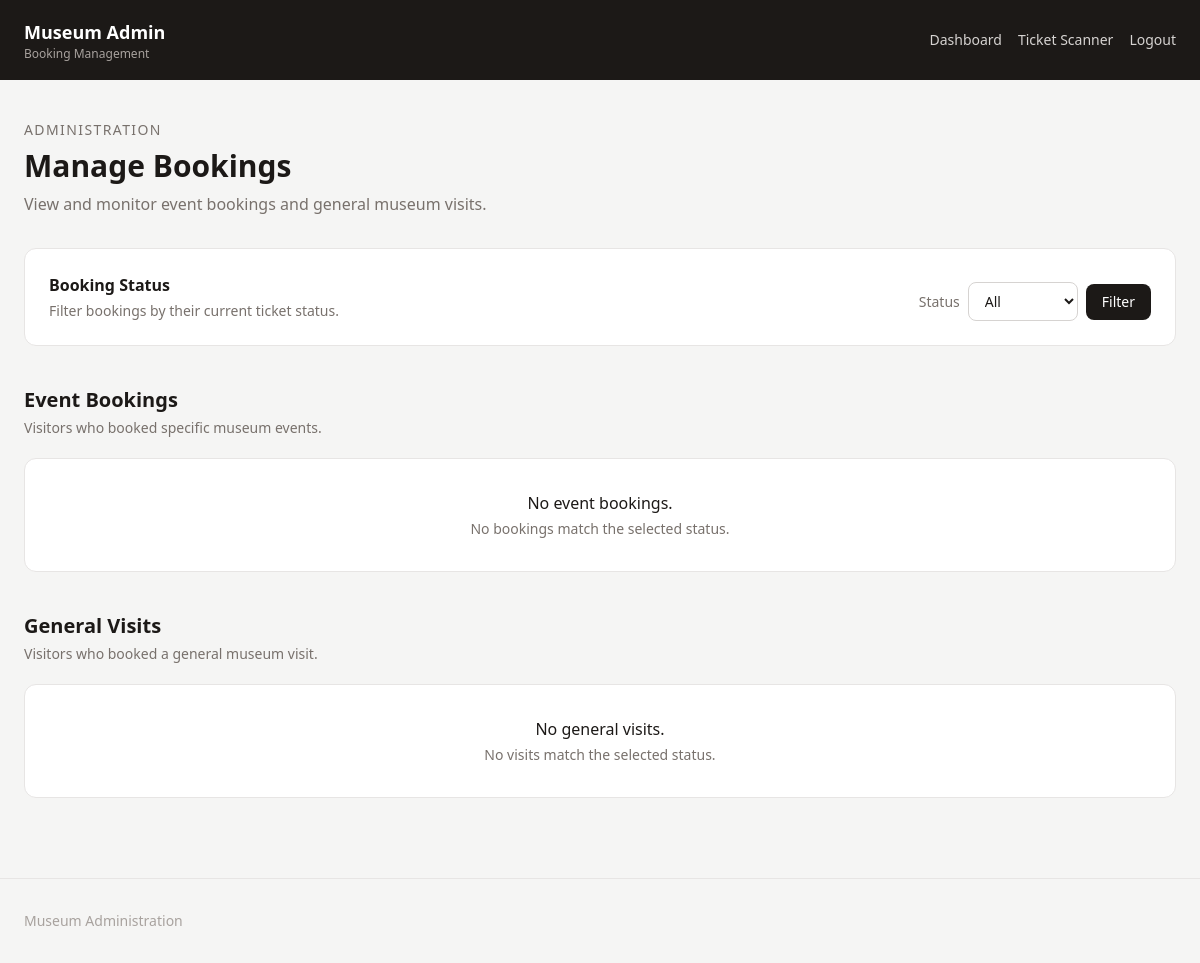
The app's page /admin-dashboard/bookings/ (signed in), older data.
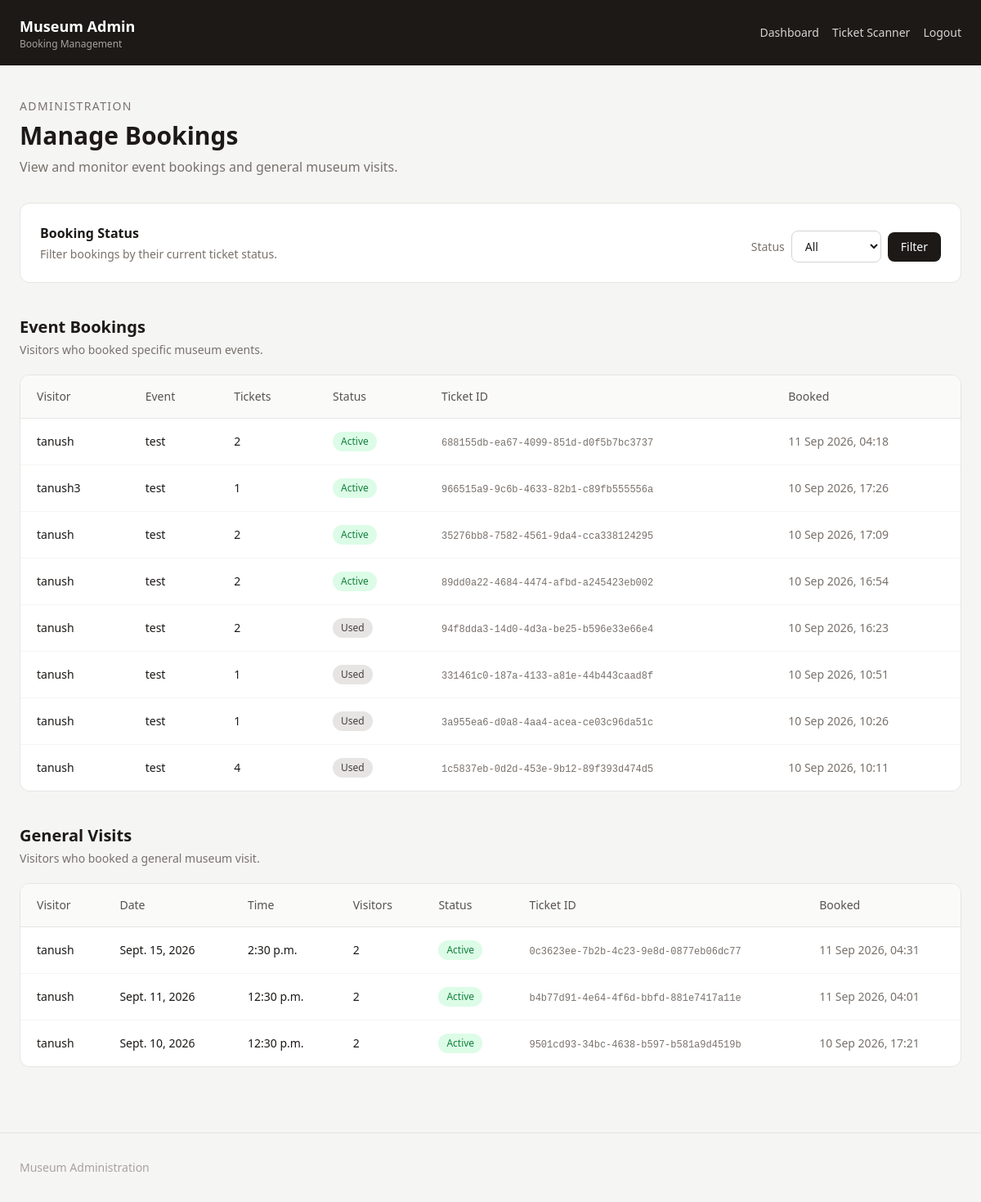
The same page, newer data.
### homepage/models.py (models this page shows, shortened)
class Booking(models.Model):
    STATUS_CHOICES = [
        ("active", "Active"),
        ("cancelled", "Cancelled"),
        ("used", "Used"),
    ]
    event = models.ForeignKey(
        Event,
        on_delete=models.CASCADE,
        related_name="bookings"
    )
    user = models.ForeignKey(
        settings.AUTH_USER_MODEL,
        on_delete=models.CASCADE,
        related_name="bookings"
    )
    ticket_id = models.UUIDField(
        default=uuid.uuid4,
        unique=True,
        editable=False
    )
    number_of_tickets = models.PositiveIntegerField(default=1)
    status = models.CharField(
        max_length=20,
        choices=STATUS_CHOICES,
        default="active"
    )
    booked_at = models.DateTimeField(auto_now_add=True)

class Event(models.Model):
    EVENT_TYPE_CHOICES = [
        ("Tour", "Tour"),
        ("Workshop", "Workshop"),
        ("Talk", "Talk"),
        ("Lecture", "Lecture"),
        ("Family", "Family"),
        ("Other", "Other"),
    ]
    title = models.CharField(max_length=200)
    event_type = models.CharField(
        max_length=50,
        choices=EVENT_TYPE_CHOICES,
        default="Other"
    )
    description = models.TextField()
    image = models.URLField(blank=True)
    date = models.DateField()
    time = models.TimeField()
    location = models.CharField(max_length=200)
    capacity = models.PositiveIntegerField(
        null=True,
        blank=True
    )
    is_active = models.BooleanField(default=True)
    created_at = models.DateTimeField(auto_now_add=True)
    updated_at = models.DateTimeField(auto_now=True)
    class Meta:
        ordering = ["date", "time"]

class Visit(models.Model):
    STATUS_CHOICES = [
        ("active", "Active"),
        ("cancelled", "Cancelled"),
        ("used", "Used"),
    ]
    user = models.ForeignKey(
        settings.AUTH_USER_MODEL,
        on_delete=models.CASCADE,
        related_name="visits"
    )
    ticket_id = models.UUIDField(
        default=uuid.uuid4,
        unique=True,
        editable=False
    )
    date = models.DateField()
    time = models.TimeField()
    number_of_visitors = models.PositiveIntegerField(default=1)
    status = models.CharField(
        max_length=20,
        choices=STATUS_CHOICES,
        default="active"
    )
    booked_at = models.DateTimeField(auto_now_add=True)
    class Meta:
        ordering = ["-booked_at"]

### accounts/models.py (models this page shows)
class User(AbstractUser):
    pass

### homepage/views.py (the view)
@login_required
@user_passes_test(is_staff)
def manage_bookings(request):
    status = request.GET.get("status", "all")
    event_bookings = Booking.objects.select_related(
        "user",
        "event"
    ).order_by("-booked_at")
    visits = Visit.objects.select_related(
        "user"
    ).order_by("-booked_at")
    if status in ["active", "cancelled", "used"]:
        event_bookings = event_bookings.filter(status=status)
        visits = visits.filter(status=status)
    return render(
        request,
        "manage_bookings.html",
        {
            "event_bookings": event_bookings,
            "visits": visits,
            "current_status": status,
        }
    )

### homepage/views.py (called while the page is built)
def is_staff(user):
    return user.is_authenticated and user.is_staff

### homepage/templates/manage_bookings.html (shortened to what the changed rows need)
<!DOCTYPE html>
<html lang="en">
<head>
    <script src="https://cdn.tailwindcss.com"></script>
</head>
<body class="bg-stone-100 text-stone-900">
<header class="bg-stone-900 text-white">
    <div class="max-w-7xl mx-auto px-4 sm:px-6">
        <div class="min-h-20 py-4 flex items-center justify-between gap-4">
            <div class="min-w-0">
                <h1 class="font-semibold text-base sm:text-lg truncate">
                    Museum Admin
                </h1>
            </div>
        </div>
    </div>
</header>
<main class="max-w-7xl mx-auto px-4 sm:px-6 py-8 sm:py-10">
    <div class="mb-8">
        <h2 class="text-3xl font-semibold mt-2">
            Manage Bookings
        </h2>
    </div>
    <section class="mb-10">
        <div class="bg-white border border-stone-200
                    rounded-xl overflow-hidden">
            {% if event_bookings %}
                <div class="hidden md:block overflow-x-auto">
                    <table class="w-full text-sm">
                        <thead class="bg-stone-50 border-b border-stone-200">
                            <tr>
                                <th class="text-left px-5 py-4 font-medium text-stone-600">
                                    Visitor
                                </th>
                                <th class="text-left px-5 py-4 font-medium text-stone-600">
                                    Event
                                </th>
                                <th class="text-left px-5 py-4 font-medium text-stone-600">
                                    Tickets
                                </th>
                                <th class="text-left px-5 py-4 font-medium text-stone-600">
                                    Status
                                </th>
                                <th class="text-left px-5 py-4 font-medium text-stone-600">
                                    Ticket ID
                                </th>
                                <th class="text-left px-5 py-4 font-medium text-stone-600">
                                    Booked
                                </th>
                            </tr>
                        </thead>
                        <tbody>
                            {% for booking in event_bookings %}
                                <tr class="border-b border-stone-100
                                           last:border-b-0
                                           hover:bg-stone-50">
                                    <td class="px-5 py-4">
                                        {{ booking.user }}
                                    </td>
                                    <td class="px-5 py-4 font-medium">
                                        {{ booking.event.title }}
                                    </td>
                                    <td class="px-5 py-4">
                                        {{ booking.number_of_tickets }}
                                    </td>
                                    <td class="px-5 py-4">
                                        {% if booking.status == "active" %}
                                            <span class="inline-flex
                                                         px-2.5 py-1
                                                         rounded-full
                                                         text-xs font-medium
                                                         bg-green-100
                                                         text-green-700">
                                                Active
                                            </span>
                                        {% else %}
                                            <span class="inline-flex
                                                         px-2.5 py-1
                                                         rounded-full
                                                         text-xs font-medium
                                                         bg-stone-200
                                                         text-stone-700">
                                                Used
                                            </span>
                                        {% endif %}
                                    </td>
                                    <td class="px-5 py-4">
                                        <span class="font-mono text-xs
                                                     text-stone-500
                                                     break-all">
                                            {{ booking.ticket_id }}
                                        </span>
                                    </td>
                                    <td class="px-5 py-4 text-stone-500">
                                        {{ booking.booked_at|date:"d M Y, H:i" }}
                                    </td>
                                </tr>
                            {% endfor %}
                        </tbody>
                    </table>
                </div>
            {% else %}
                <div class="p-8 text-center">
                    <p class="font-medium">
                        No event bookings.
                    </p>
                    <p class="text-sm text-stone-500 mt-1">
                        No bookings match the selected status.
                    </p>
                </div>
            {% endif %}
        </div>
    </section>
    <section>
        <div class="bg-white border border-stone-200
                    rounded-xl overflow-hidden">
            {% if visits %}
                <div class="hidden md:block overflow-x-auto">
                    <table class="w-full text-sm">
                        <thead class="bg-stone-50 border-b border-stone-200">
                            <tr>
                                <th class="text-left px-5 py-4 font-medium text-stone-600">
                                    Visitor
                                </th>
                                <th class="text-left px-5 py-4 font-medium text-stone-600">
                                    Date
                                </th>
                                <th class="text-left px-5 py-4 font-medium text-stone-600">
                                    Time
                                </th>
                                <th class="text-left px-5 py-4 font-medium text-stone-600">
                                    Visitors
                                </th>
                                <th class="text-left px-5 py-4 font-medium text-stone-600">
                                    Status
                                </th>
                                <th class="text-left px-5 py-4 font-medium text-stone-600">
                                    Ticket ID
                                </th>
                                <th class="text-left px-5 py-4 font-medium text-stone-600">
                                    Booked
                                </th>
                            </tr>
                        </thead>
                        <tbody>
                            {% for visit in visits %}
                                <tr class="border-b border-stone-100
                                           last:border-b-0
                                           hover:bg-stone-50">
                                    <td class="px-5 py-4">
                                        {{ visit.user }}
                                    </td>
                                    <td class="px-5 py-4">
                                        {{ visit.date }}
                                    </td>
                                    <td class="px-5 py-4">
                                        {{ visit.time }}
                                    </td>
                                    <td class="px-5 py-4">
                                        {{ visit.number_of_visitors }}
                                    </td>
                                    <td class="px-5 py-4">
                                        {% if visit.status == "active" %}
                                            <span class="inline-flex
                                                         px-2.5 py-1
                                                         rounded-full
                                                         text-xs font-medium
                                                         bg-green-100
                                                         text-green-700">
                                                Active
                                            </span>
                                        {% endif %}
                                    </td>
                                    <td class="px-5 py-4">
                                        <span class="font-mono text-xs
                                                     text-stone-500
                                                     break-all">
                                            {{ visit.ticket_id }}
                                        </span>
                                    </td>
                                    <td class="px-5 py-4 text-stone-500">
                                        {{ visit.booked_at|date:"d M Y, H:i" }}
                                    </td>
                                </tr>
                            {% endfor %}
                        </tbody>
                    </table>
                </div>
            {% else %}
                <div class="p-8 text-center">
                    <p class="font-medium">
                        No general visits.
                    </p>
                    <p class="text-sm text-stone-500 mt-1">
                        No visits match the selected status.
                    </p>
                </div>
            {% endif %}
        </div>
    </section>
</main>
</body>
</html>

Row changes from the older to the newer data that the page shows:
added Booking: user "tanush", event "test", number_of_tickets "2", status "Active", ticket_id "688155db-ea67-4099-851d-d0f5b7bc3737", booked_at "11 Sep 2026, 04:18"
added Booking: user "tanush3", event "test", number_of_tickets "1", status "Active", ticket_id "966515a9-9c6b-4633-82b1-c89fb555556a", booked_at "10 Sep 2026, 17:26"
added Booking: user "tanush", event "test", number_of_tickets "2", status "Active", ticket_id "35276bb8-7582-4561-9da4-cca338124295", booked_at "10 Sep 2026, 17:09"
added Booking: user "tanush", event "test", number_of_tickets "2", status "Active", ticket_id "89dd0a22-4684-4474-afbd-a245423eb002", booked_at "10 Sep 2026, 16:54"
added Booking: user "tanush", event "test", number_of_tickets "2", status "Used", ticket_id "94f8dda3-14d0-4d3a-be25-b596e33e66e4", booked_at "10 Sep 2026, 16:23"
added Booking: user "tanush", event "test", number_of_tickets "1", status "Used", ticket_id "331461c0-187a-4133-a81e-44b443caad8f", booked_at "10 Sep 2026, 10:51"
added Booking: user "tanush", event "test", number_of_tickets "1", status "Used", ticket_id "3a955ea6-d0a8-4aa4-acea-ce03c96da51c", booked_at "10 Sep 2026, 10:26"
added Booking: user "tanush", event "test", number_of_tickets "4", status "Used", ticket_id "1c5837eb-0d2d-453e-9b12-89f393d474d5", booked_at "10 Sep 2026, 10:11"
added Visit: user "tanush", date "Sept. 15, 2026", time "2:30 p.m.", number_of_visitors "2", status "Active", ticket_id "0c3623ee-7b2b-4c23-9e8d-0877eb06dc77", booked_at "11 Sep 2026, 04:31"
added Visit: user "tanush", date "Sept. 11, 2026", time "12:30 p.m.", number_of_visitors "2", status "Active", ticket_id "b4b77d91-4e64-4f6d-bbfd-881e7417a11e", booked_at "11 Sep 2026, 04:01"
added Visit: user "tanush", date "Sept. 10, 2026", time "12:30 p.m.", number_of_visitors "2", status "Active", ticket_id "9501cd93-34bc-4638-b597-b581a9d4519b", booked_at "10 Sep 2026, 17:21"
Text that changed along with them:
text no longer shown: "No event bookings. No bookings match the selected status. No general visits. No visits match the selected status."
text now shown: "Visitor Event Tickets Status Ticket ID Booked Visitor Date Time Visitors Status Ticket ID Booked"
